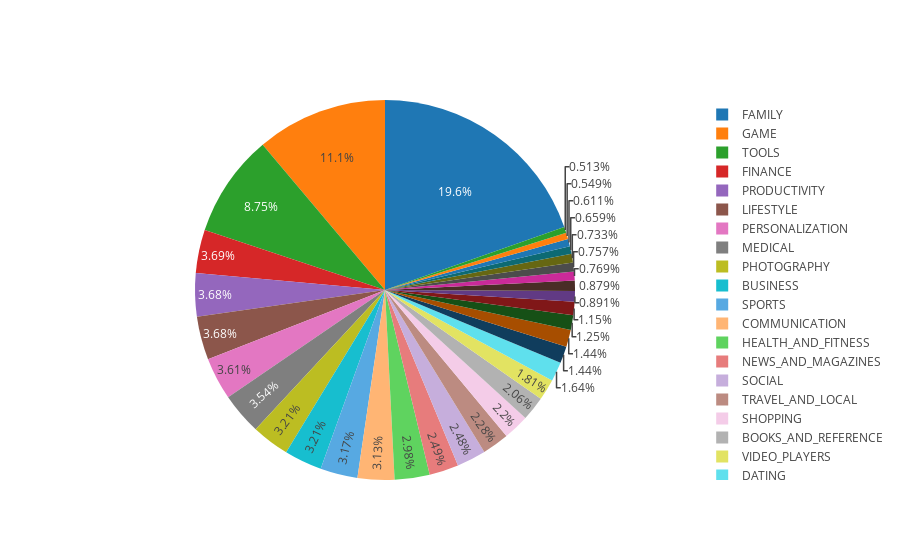

Notebook code for this chart:
### Code cell
data = [go.Pie(
        labels = Category.index,
        values = Category.values,
        hoverinfo = 'label+value'
    
)]
plotly.offline.iplot(data, filename='active_category')

### Figure 1 — Plotly figure (JSON) as saved in the notebook; plotly's stock layout.template omitted (floating-point values rounded to 4 significant figures)
{"data": [{"hoverinfo": "label+value", "labels": ["FAMILY", "GAME", "TOOLS", "FINANCE", "PRODUCTIVITY", "LIFESTYLE", "PERSONALIZATION", "MEDICAL", "PHOTOGRAPHY", "BUSINESS", "SPORTS", "COMMUNICATION", "HEALTH_AND_FITNESS", "NEWS_AND_MAGAZINES", "SOCIAL", "TRAVEL_AND_LOCAL", "SHOPPING", "BOOKS_AND_REFERENCE", "VIDEO_PLAYERS", "DATING", "EDUCATION", "MAPS_AND_NAVIGATION", "ENTERTAINMENT", "FOOD_AND_DRINK", "AUTO_AND_VEHICLES", "WEATHER", "LIBRARIES_AND_DEMO", "HOUSE_AND_HOME", "ART_AND_DESIGN", "COMICS", "PARENTING", "EVENTS", "BEAUTY"], "type": "pie", "uid": "08ebca8e-00c4-40a2-9dbe-b3188264e5b8", "values": [1607, 912, 717, 302, 301, 301, 296, 290, 263, 263, 260, 256, 244, 204, 203, 187, 180, 169, 148, 134, 118, 118, 102, 94, 73, 72, 63, 62, 60, 54, 50, 45, 42]}], "layout": {}}
